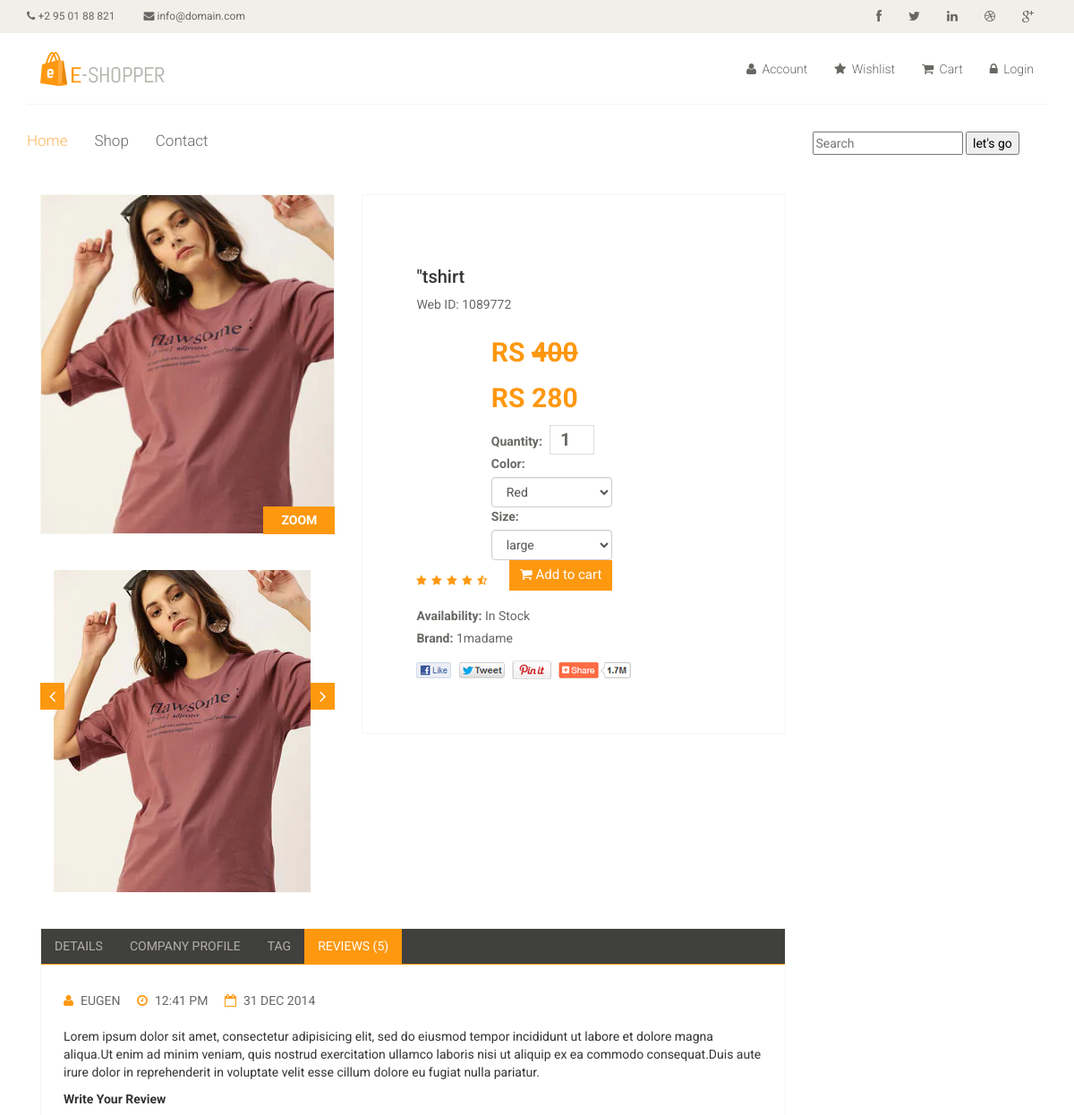
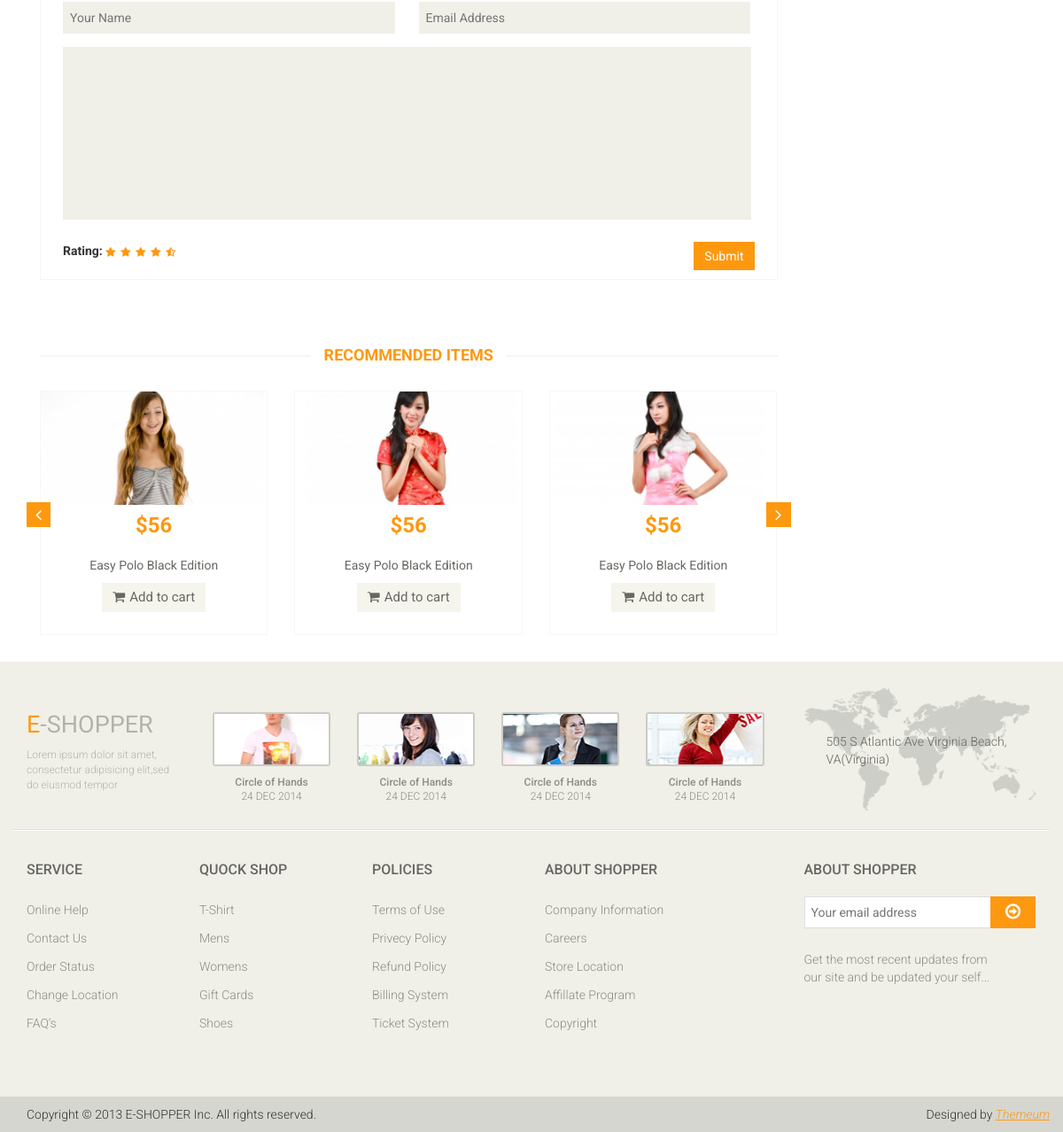
The page /product/8/ on the database its author committed (2 pictures, top to bottom).
### mainApp/models.py (models this page shows, shortened)
class Product(models.Model):
    name=models.CharField(max_length=58)
    desc=models.TextField()
    category=models.ForeignKey(Category,on_delete=models.CASCADE)
    brand=models.ForeignKey(Brand, on_delete=models.CASCADE)
    seller=models.ForeignKey(Seller, on_delete=models.CASCADE)
    basePrice=models.IntegerField()
    discount=models.IntegerField(default=0,null=True,blank=True)
    finalPrice=models.IntegerField(default=0,null=True,blank=True)
    red=models.BooleanField(default=None,blank=True,null=True)
    green = models.BooleanField(default=None, blank=True, null=True)
    black = models.BooleanField(default=None, blank=True, null=True)
    white = models.BooleanField(default=None, blank=True, null=True)
    pink = models.BooleanField(default=None, blank=True, null=True)
    s = models.BooleanField(default=None, blank=True, null=True)
    l = models.BooleanField(default=None, blank=True, null=True)
    m = models.BooleanField(default=None, blank=True, null=True)
    xl = models.BooleanField(default=None, blank=True, null=True)
    xxl = models.BooleanField(default=None, blank=True, null=True)
    img1 = models.ImageField(upload_to='images/', default=None, blank=True, null=True)
    img2 = models.ImageField(upload_to='images/', default=None, blank=True, null=True)
    img3 = models.ImageField(upload_to='images/', default=None, blank=True, null=True)
    img4 = models.ImageField(upload_to='images/', default=None, blank=True, null=True)
    img5 = models.ImageField(upload_to='images/', default=None, blank=True, null=True)
    date= models.DateTimeField(auto_now=True)
    stock=models.BooleanField(default=False)

class Brand(models.Model):
    name=models.CharField(max_length=50)
    def __str__(self):
        return str(self.id) + "" + self.name

### mainApp/views.py (the view, shortened to what this page needs)
# urls.py: path('product/<int:num>/',views.productDetails),
def productDetails(request,num):
    p=Product.objects.get(id=num)
    return render(request,"product-details.html",{"Product":p})

### mainApp/templates/product-details.html (shortened to what this page needs)
{% extends 'index.html' %}
{% load static %}
{% block body %}
	<section>
		<div class="container">
			<div class="row">
				<div class="col-sm-9 padding-right">
					<div class="product-details">
						<div class="col-sm-5">
							<div class="view-product">
								<img src="{{Product.img1.url}}" alt="" />
								<h3>ZOOM</h3>
							</div>
							<div id="similar-product" class="carousel slide" data-ride="carousel">
								    <div class="carousel-inner">
										<div class="item active">
											{% if Product.img1 %}
											<a href=""><img src="{{Product.img1.url}}" height="30px" alt=""></a>
											{% endif %}
										</div>
									</div>
								  <a class="left item-control" href="#similar-product" data-slide="prev">
									<i class="fa fa-angle-left"></i>
								  </a>
								  <a class="right item-control" href="#similar-product" data-slide="next">
									<i class="fa fa-angle-right"></i>
								  </a>
							</div>
						</div>
						<div class="col-sm-7">
							<div class="product-information">
								<h2>"{{Product.name}}</h2>
								<p>Web ID: 1089772</p>
								<img src="{%static 'images/product-details/rating.png'%}" alt="" />
								<span>
									<span>RS <s>{{Product.basePrice}}</s></span>
									<br>
									<span>RS {{Product.finalPrice}}</span>
									<form method="post">
									<label>Quantity:</label>
									<input name="q" type="number" value="1" /><br>
										<label>Color:</label>
										<select class="form-control" name="color">
											{% if Product.red %}
											<option value="red">Red</option>
											{% endif %}
										</select>
										<label>Size:</label>
										<br>
										<select class="form-control" name="size">
											{% if Product.l %}
											<option value="l">large</option>
											{% endif %}
										</select>
									<button type="submit" class="btn btn-fefault cart">
										<i class="fa fa-shopping-cart"></i>
										Add to cart
									</button>
									</form>
								</span>
								<p><b>Availability:</b> In Stock</p>
								<p><b>Brand:</b> {{Product.brand}}</p>
								<a href=""><img src="{%static 'images/product-details/share.png" class="share img-responsive"  alt="" /></a>
							</div>
						</div>
					</div>
					<div class="category-tab shop-details-tab">
						<div class="col-sm-12">
							<ul class="nav nav-tabs">
								<li><a href="#details" data-toggle="tab">Details</a></li>
								<li><a href="#companyprofile" data-toggle="tab">Company Profile</a></li>
								<li><a href="#tag" data-toggle="tab">Tag</a></li>
								<li class="active"><a href="#reviews" data-toggle="tab">Reviews (5)</a></li>
							</ul>
						</div>
						<div class="tab-content">
							<div class="tab-pane fade active in" id="reviews" >
								<div class="col-sm-12">
									<ul>
										<li><a href=""><i class="fa fa-user"></i>EUGEN</a></li>
										<li><a href=""><i class="fa fa-clock-o"></i>12:41 PM</a></li>
										<li><a href=""><i class="fa fa-calendar-o"></i>31 DEC 2014</a></li>
									</ul>
									<p>Lorem ipsum dolor sit amet, consectetur adipisicing elit, sed do eiusmod tempor incididunt ut labore et dolore magna aliqua.Ut enim ad minim veniam, quis nostrud exercitation ullamco laboris nisi ut aliquip ex ea commodo consequat.Duis aute irure dolor in reprehenderit in voluptate velit esse cillum dolore eu fugiat nulla pariatur.</p>
									<p><b>Write Your Review</b></p>
									<form action="#">
										<span>
											<input type="text" placeholder="Your Name"/>
											<input type="email" placeholder="Email Address"/>
										</span>
										<textarea name="" ></textarea>
										<b>Rating: </b> <img src="{%static 'images/product-details/rating.png'%}" alt="" />
										<button type="button" class="btn btn-default pull-right">
											Submit
										</button>
									</form>
								</div>
							</div>
						</div>
					</div>
					<div class="recommended_items">
						<h2 class="title text-center">recommended items</h2>
						<div id="recommended-item-carousel" class="carousel slide" data-ride="carousel">
							<div class="carousel-inner">
								<div class="item active">
									<div class="col-sm-4">
										<div class="product-image-wrapper">
											<div class="single-products">
												<div class="productinfo text-center">
													<img src="{%static 'images/home/recommend1.jpg'%}" alt="" />
													<h2>$56</h2>
													<p>Easy Polo Black Edition</p>
													<button type="button" class="btn btn-default add-to-cart"><i class="fa fa-shopping-cart"></i>Add to cart</button>
												</div>
											</div>
										</div>
									</div>
									<div class="col-sm-4">
										<div class="product-image-wrapper">
											<div class="single-products">
												<div class="productinfo text-center">
													<img src="{%static 'images/home/recommend2.jpg'%}" alt="" />
													<h2>$56</h2>
													<p>Easy Polo Black Edition</p>
													<button type="button" class="btn btn-default add-to-cart"><i class="fa fa-shopping-cart"></i>Add to cart</button>
												</div>
											</div>
										</div>
									</div>
									<div class="col-sm-4">
										<div class="product-image-wrapper">
											<div class="single-products">
												<div class="productinfo text-center">
													<img src="{%static 'images/home/recommend3.jpg'%}" alt="" />
													<h2>$56</h2>
													<p>Easy Polo Black Edition</p>
													<button type="button" class="btn btn-default add-to-cart"><i class="fa fa-shopping-cart"></i>Add to cart</button>
												</div>
											</div>
										</div>
									</div>
								</div>
							</div>
							 <a class="left recommended-item-control" href="#recommended-item-carousel" data-slide="prev">
								<i class="fa fa-angle-left"></i>
							  </a>
							  <a class="right recommended-item-control" href="#recommended-item-carousel" data-slide="next">
								<i class="fa fa-angle-right"></i>
							  </a>
						</div>
					</div>
				</div>
			</div>
		</div>
	</section>
{% endblock %}

### rows shown on the page
Product: img1 (picture), name "tshirt", basePrice "400", finalPrice "280", color "Red", size "large", brand "1madame"
